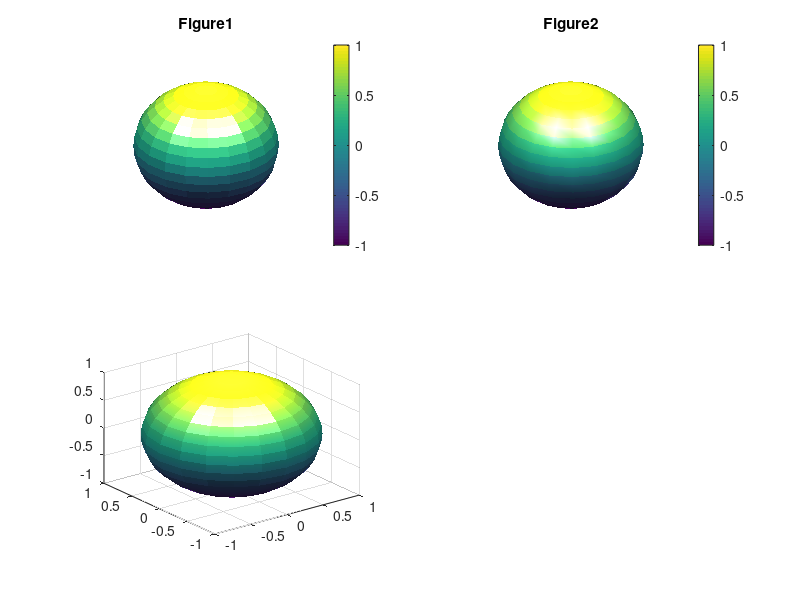

Here is the MATLAB script that generated this plot: (Note: this script raises an error after producing the figure.)
% 设置照明方式
function Example27
h0=figure('toolbar','none',...
    'position',[200 150 450 350],...
    'name','Example27');
subplot(2,2,1)
sphere
shading flat
camlight left
camlight right
lighting flat
colorbar
axis off
title('Figure1')
subplot(2,2,2)
sphere
shading flat
camlight left
camlight right
lighting gouraud
colorbar
axis off
title('Figure2')
subplot(2,2,3)
sphere
shading interp
camlight right
camlight left
lighting phong
colorbar
axis off
title('Figure3')
subplot(2,2,4)
sphere
shading flat
camlight left
camlight right
lighting none
colorbar
axis off 
title('Figure4')